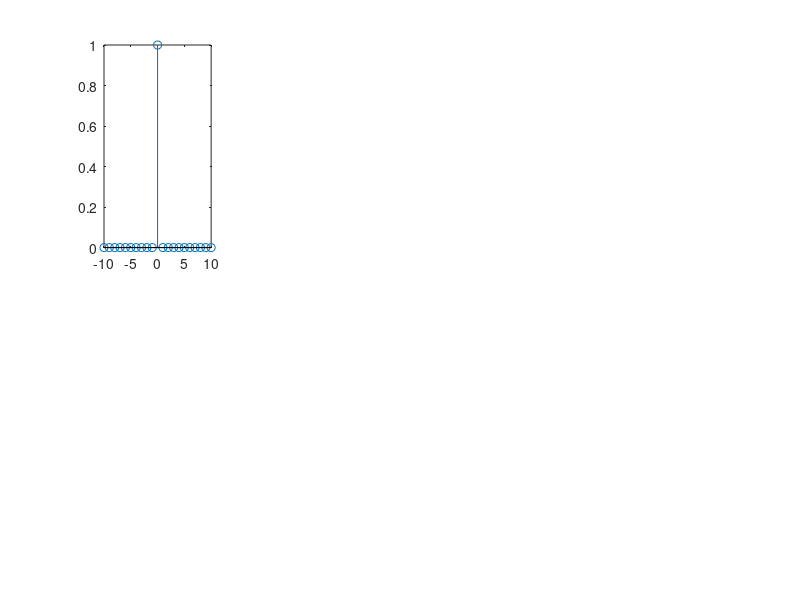

Here is the MATLAB script that generated this plot: (Note: this script raises an error after producing the figure.)
clear;clc;close all;

% delta fuction
n = -10:10;
delta = [zeros(1,10) 1 zeros(1,10)];
subplot(2,4,1);
stem(n,delta);

% dirac function
n = 0:50;
y = dirac(n)
plot(y,n)

% unit function u(t)
t= -20:0.0001:20;
y=heaviside(t);
t1 = t-5;
subplot(2,4,2)
plot(t,y,'Linewidth',3);
axis([-20 20 -2 2]);

% time shifting t
subplot(2,4,3)
plot(t1,y);
axis([-30 20 -2 2]);

% time shifting n
n=0:4;
x=[0 1 2 3 3];
subplot(2,4,4);
stem(n,x);
xlabel('Time Sample');
ylabel('Amplitude');
title('Original sequence');
axis([-2 8 0 4]);
m=n-2;

subplot(2,4,5);
stem(m,x);
xlabel('Time Sample');
ylabel('Amplitude');
title('Time shifted');
axis([-2 8 0 4]);

%expotential signal
n1=-50:0.5:50;
n= n1*-1
alpha=0.9;
xn=alpha.^n;
subplot(2,4,6);
stem(n,xn)
xlabel('Time Sample');
ylabel('Amplitude');
title('Exp signal');

% ramp unit signal
seq = 8;
slope = 1;
time = 0:seq-1;
subplot(2,4,7);
plot(time, time*slope)
xlabel('Time Sample');
ylabel('Amplitude');
title('ramp signal');
grid on

% discrete ramp
n = -20:20;
ramp_n = (n>=0).*n;
subplot(2,4,8);
stem(n,ramp_n)
axis([-20 20 -5 25])
xlabel('Time Sample');
ylabel('Amplitude');
title('ramp discrete');
grid on
